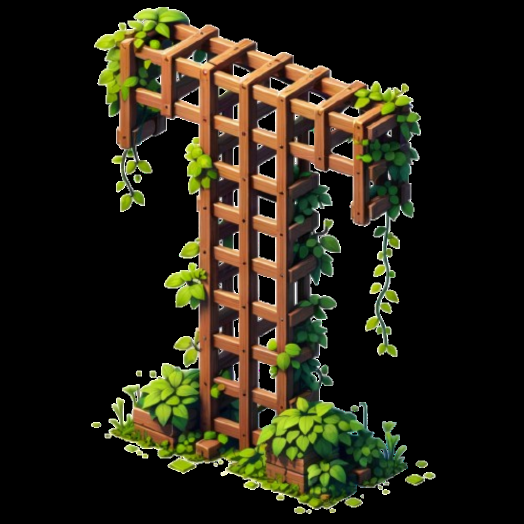
#> input picture assets/example_image/T.png, 1048 x 1048 px (shown at 1/2 size); its folder holds only this picture in this run
$ python -i edge_detection.py   (imports and definitions only)
#> lines starting #> are read from the running program, lines starting #| are printed output that depends on the picture; after the words box and inside, x2 and y2 are one past the last pixel; in counts of white or black regions, pixels touching at a corner belong together
import os
import cv2
import numpy as np
from glob import glob
from tqdm import tqdm
from PIL import Image


def edge_detection(input_img):
#> called with input_img = '../assets/example_image/T.png'
    img = cv2.imread(input_img, cv2.IMREAD_UNCHANGED)
#> img is the input picture: shape (1048, 1048, 4); mean B, G, R, A 19.9, 35.2, 39.3, 76.9
    bgr = img[:, :, :3]
    alpha = img[:, :, 3]
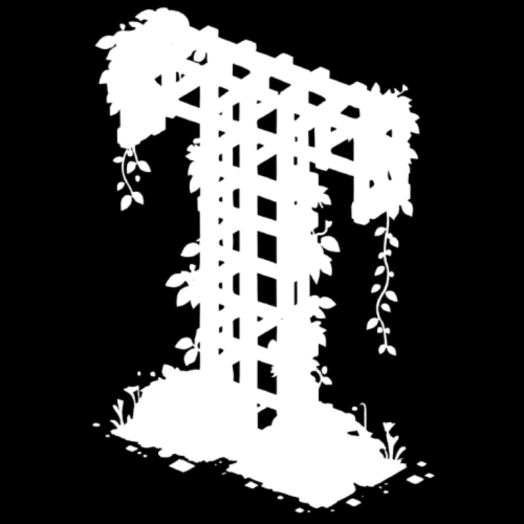
#> alpha: shape (1048, 1048) (shown at 1/2 size); min 0, max 255, mean 76.9

    gray = cv2.cvtColor(bgr, cv2.COLOR_BGR2GRAY)
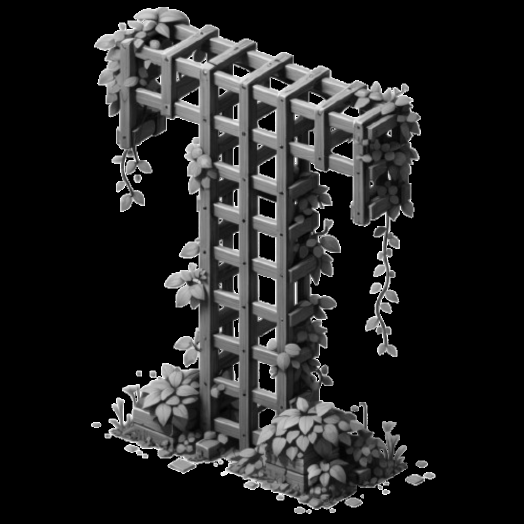
#> gray: shape (1048, 1048) (shown at 1/2 size); min 0, max 255, mean 34.7
    gray[alpha == 0] = 0

    blur = cv2.GaussianBlur(gray, (5,5), 0.3)
    edges = cv2.Canny(blur, 30, 100)
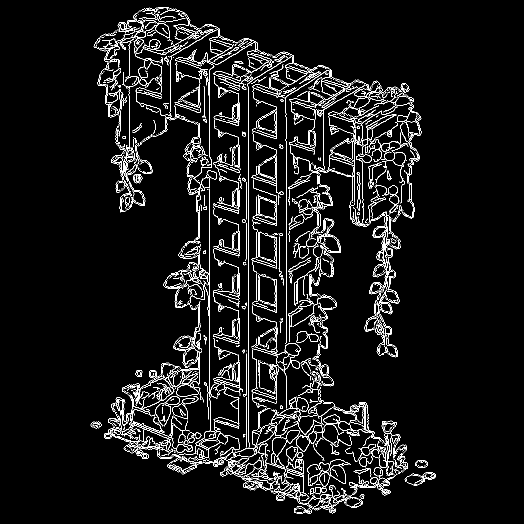
#> edges: shape (1048, 1048) (shown at 1/2 size); 5.5% white in thin lines or dots, all inside (x1, y1, x2, y2) = (181, 14, 872, 1028)

    return edges

def remove_edges(edges1, edges2):
    e1 = (edges1 > 0).astype(np.uint8)
    e2 = (edges2 > 0).astype(np.uint8)

    # Expand edges2 slightly to tolerate misalignment
    kernel = np.ones((3, 3), np.uint8)
    e2_dilated = cv2.dilate(e2, kernel, iterations=3)

    result = cv2.bitwise_and(e1, cv2.bitwise_not(e2_dilated))

    return (result * 255).astype(np.uint8)


input_path = 'datasets/hssd_eval'
output_path = f'{input_path}/sketches/'
# [1 line not run here, left out]

renders_path = f'{input_path}/renders/**/*.png'
render_paths = glob(renders_path, recursive=True)
# [1 line not run here, left out]
render_dmg_paths = [p.replace('renders/', 'renders_dmg/') for p in render_paths]

# [25 lines not run here, left out]

>>> result = edge_detection('../assets/example_image/T.png')

$ run again, on assets/example_image/typical_building_colorful_cottage.png
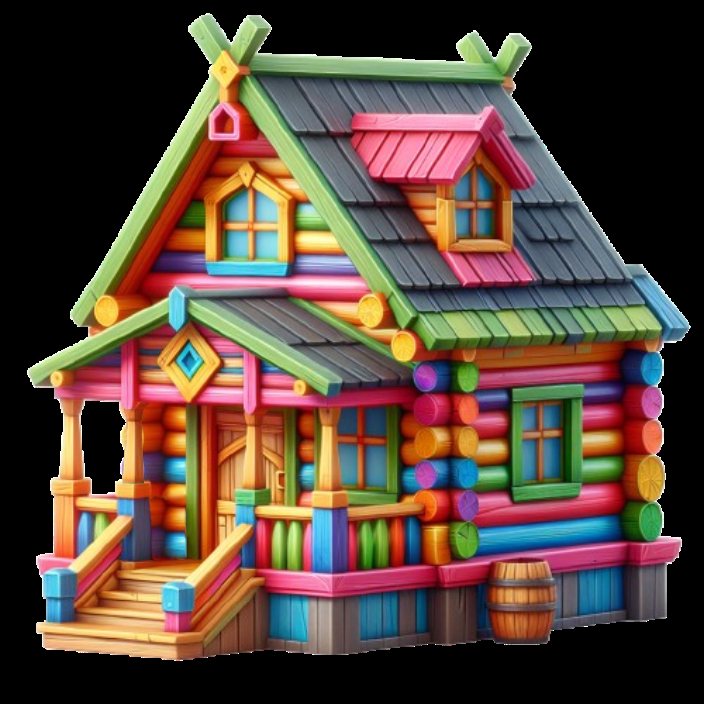
#> input picture assets/example_image/typical_building_colorful_cottage.png, 704 x 704 px
#> in edge_detection, img is the input picture: shape (704, 704, 4); mean B, G, R, A 57.9, 69.4, 88.2, 160
#> in edge_detection, `gray = cv2.cvtColor(bgr, cv2.COLOR_BGR2GRAY)`:
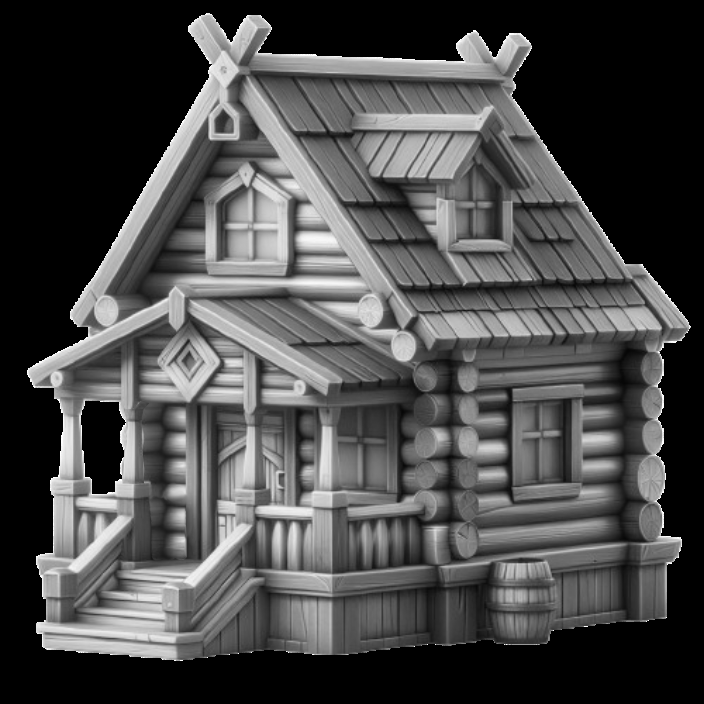
#> gray: shape (704, 704); min 0, max 255, mean 73.7
#> in edge_detection, `edges = cv2.Canny(blur, 30, 100)`:
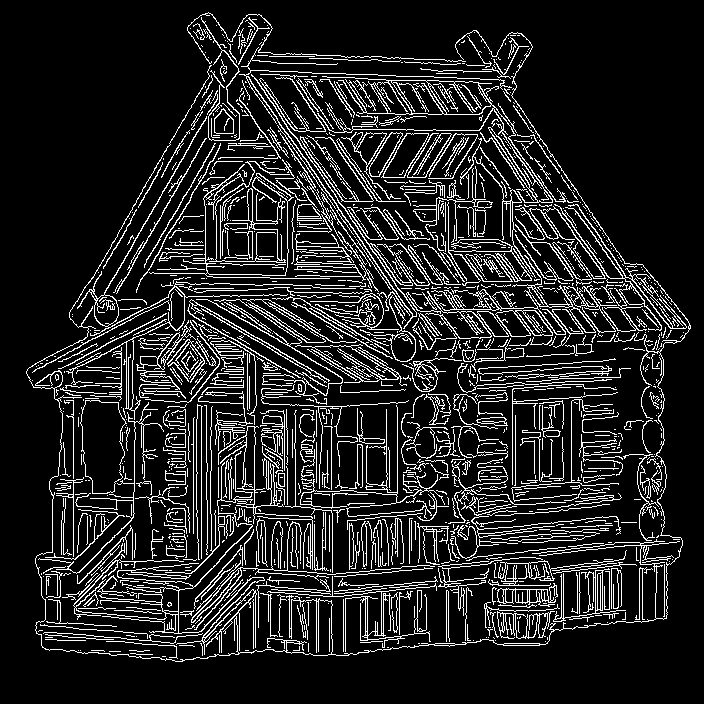
#> edges: shape (704, 704); 13.5% white in thin lines or dots, all inside (x1, y1, x2, y2) = (26, 12, 691, 662)
